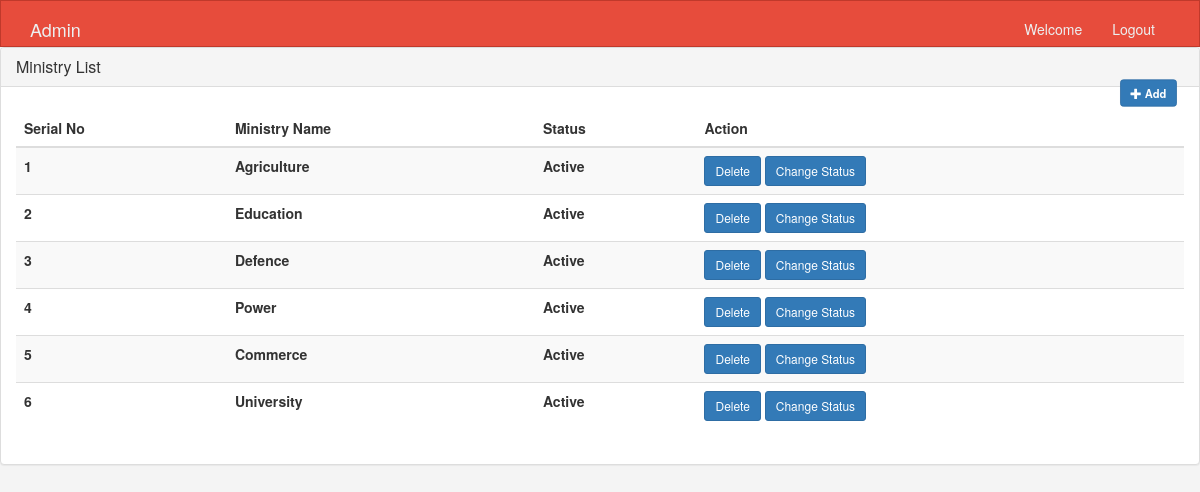
/E-tender/adminministry.php (signed in), run on the app's committed database.
### tables this page shows
CREATE TABLE `ministries` (
  `ministry_id` int(11) NOT NULL,
  `ministry_name` varchar(255) NOT NULL,
  `ministry_status` tinyint(1) NOT NULL DEFAULT '1',
  `ministry_doc` datetime NOT NULL,
  `ministry_dom` timestamp NOT NULL DEFAULT CURRENT_TIMESTAMP,
  `ministry_creator` int(11) NOT NULL
);

### E-tender/adminministry.php (the view, shortened to what this page needs)
<?php
  include 'database_connect.php';
?>
<!DOCTYPE html>
<html lang="en">
  <head>
    <link href="bootstrap.min.css" rel="stylesheet">
    <link href="style.css" rel="stylesheet">
  </head>
<body>
<nav class="navbar navbar-default">
  <div class="container">
    <div class="navbar-header">
      <a class="navbar-brand" href="#">Admin</a>
    </div>
    <div id="navbar" class="collapse navbar-collapse">
      <ul class="nav navbar-nav navbar-right">
        <li><a href="#">Welcome</a></li>
        <li><a href="logout.php">Logout</a></li>
      </ul>
    </div>
  </div>
</nav>
<div class="panel panel-default">
  <div class="panel-heading">
    <h3 class="panel-title">Ministry List</h3>
    <a href="addministry.php" class="btn btn-primary a-btn-slide-text" style="float: right;">
      <span class="glyphicon glyphicon-plus" aria-hidden="true"></span>
      <span><strong>Add</strong></span>
    </a>
  </div>
  <div class="panel-body">
    <table class="table table-striped table-hover">
      <thead>
        <tr>
          <th>Serial No</th>
          <th>Ministry Name</th>
          <th>Status</th>
          <th>Action</th>
        </tr>
      </thead>
      <tbody>
        <?php
          $sql="SELECT * FROM `ministries` ORDER BY `ministry_id` ";
          $res = mysqli_query($conn,$sql);
          $count=0;
          while($row = mysqli_fetch_array($res))
          {
            $status=$row['ministry_status'];
            if ($status == '1') {
                $a='Active';
            }else{
                $a='Inactive';
            }
            $count++;
        ?>
        <tr>
          <th><?php echo $count;?></th>
          <th><?php echo $row['ministry_name'];?></th>
          <th><?php echo $a;?></th>
          <th class="action">
            <form method="post" action="adminministry.php">
              <button type="submit" class="btn btn-primary a-btn-slide-text btn-sm" name="delete">Delete</button>
              <button type="submit" class="btn btn-primary a-btn-slide-text btn-sm" name="status">Change Status</button>
            </form>
          </th>
        </tr>
        <?php } ?>
      </tbody>
    </table>
  </div>
</div>
</body>
</html>

### E-tender/style.css (style rules this page uses)
body { background:#f4f4f4; }
.navbar { min-height: 33px !important; margin-bottom:0; border-radius:0; }
.navbar-nav > li > a, .navbar-brand { padding-top:6px !important; padding-bottom:0 !important; height: 33px; }
.navbar-default { background-color: #e74c3c; border-color: #c0392b; }
.navbar-default .navbar-brand { color: #ecf0f1; }
.navbar-default .navbar-nav > li > a { color: #ecf0f1; }
.navbar-default .navbar-collapse, .navbar-default .navbar-form { border-color: #ecf0f1; }
.container { margin-top: 12px; }

### E-tender/adminministry.php (style rules this page uses)
a.btn { -webkit-transform: scale(0.8); -moz-transform: scale(0.8); -o-transform: scale(0.8); -webkit-transition-duration: 0.5s; -moz-transition-duration: 0.5s; -o-transition-duration: 0.5s; margin-left: 10px; }

### data on the page
ministries: ministry_name "Agriculture", ministry_status "Active"
ministries: ministry_name "Education", ministry_status "Active"
ministries: ministry_name "Defence", ministry_status "Active"
ministries: ministry_name "Power", ministry_status "Active"
ministries: ministry_name "Commerce", ministry_status "Active"
ministries: ministry_name "University", ministry_status "Active"
